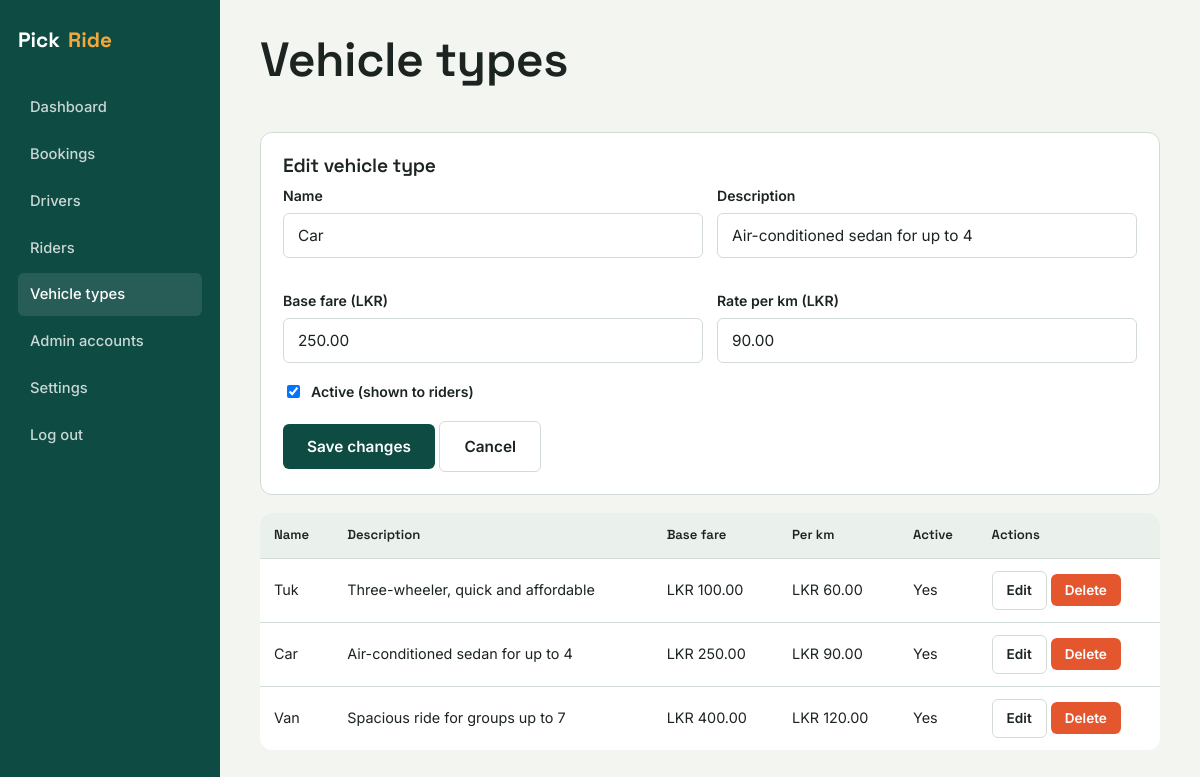
/admin/vehicle-types.php?edit=2 (signed in), run on the app's committed database.
### tables this page shows
CREATE TABLE vehicle_types (
    id INT AUTO_INCREMENT PRIMARY KEY,
    name VARCHAR(50) NOT NULL,
    description VARCHAR(255),
    base_fare DECIMAL(10,2) NOT NULL,
    rate_per_km DECIMAL(10,2) NOT NULL,
    icon VARCHAR(50) DEFAULT 'tuk',
    is_active TINYINT(1) DEFAULT 1
);

### includes/functions.php (called while the page is built, shortened)
<?php
function e($value): string
{
    return htmlspecialchars((string)$value, ENT_QUOTES, 'UTF-8');
}

### admin/vehicle-types.php (the view, shortened to what this page needs)
<?php
require_once __DIR__ . '/../config/db.php';
require_once __DIR__ . '/../includes/functions.php';
$editing = null;
if (isset($_GET['edit'])) {
    $stmt = $pdo->prepare('SELECT * FROM vehicle_types WHERE id = ?');
    $stmt->execute([(int)$_GET['edit']]);
    $editing = $stmt->fetch();
}
$vehicleTypes = $pdo->query('SELECT * FROM vehicle_types ORDER BY base_fare')->fetchAll();
require __DIR__ . '/includes/admin_header.php';
?>
<div class="admin-topbar"><h1>Vehicle types</h1></div>
<div class="card">
  <h3><?= $editing ? 'Edit vehicle type' : 'Add a vehicle type' ?></h3>
  <form method="post">
    <div style="display:grid; grid-template-columns:1fr 1fr; gap:14px;">
      <div class="field">
        <label>Name</label>
        <input type="text" name="name" value="<?= e($editing['name'] ?? '') ?>" required>
      </div>
      <div class="field">
        <label>Description</label>
        <input type="text" name="description" value="<?= e($editing['description'] ?? '') ?>">
      </div>
      <div class="field">
        <label>Base fare (LKR)</label>
        <input type="number" step="0.01" name="base_fare" value="<?= e($editing['base_fare'] ?? '') ?>" required>
      </div>
      <div class="field">
        <label>Rate per km (LKR)</label>
        <input type="number" step="0.01" name="rate_per_km" value="<?= e($editing['rate_per_km'] ?? '') ?>" required>
      </div>
    </div>
    <div class="field" style="display:flex; align-items:center; gap:8px;">
      <input type="checkbox" name="is_active" id="is_active" style="width:auto;" <?= (!isset($editing) || $editing['is_active']) ? 'checked' : '' ?>>
      <label for="is_active" style="margin:0;">Active (shown to riders)</label>
    </div>
    <button type="submit" class="btn btn-dark"><?= $editing ? 'Save changes' : 'Add vehicle type' ?></button>
    <?php if ($editing): ?><a href="<?= BASE_URL ?>/admin/vehicle-types.php" class="btn btn-outline" style="color:var(--ink-900); border-color:var(--border);">Cancel</a><?php endif; ?>
  </form>
</div>
<table class="data-table">
  <thead>
    <tr><th>Name</th><th>Description</th><th>Base fare</th><th>Per km</th><th>Active</th><th>Actions</th></tr>
  </thead>
  <tbody>
    <?php foreach ($vehicleTypes as $v): ?>
      <tr>
        <td><?= e($v['name']) ?></td>
        <td><?= e($v['description']) ?></td>
        <td>LKR <?= number_format($v['base_fare'], 2) ?></td>
        <td>LKR <?= number_format($v['rate_per_km'], 2) ?></td>
        <td><?= $v['is_active'] ? 'Yes' : 'No' ?></td>
        <td>
          <a href="?edit=<?= e($v['id']) ?>" class="btn btn-small btn-outline" style="color:var(--ink-900); border-color:var(--border);">Edit</a>
          <form method="post" style="display:inline;" onsubmit="return confirm('Delete this vehicle type?');">
            <button type="submit" class="btn btn-small btn-danger">Delete</button>
          </form>
        </td>
      </tr>
    <?php endforeach; ?>
  </tbody>
</table>
<?php require __DIR__ . '/includes/admin_footer.php'; ?>

### assets/css/style.css (style rules this page uses)
:root { --teal-900: #0E4B43; --teal-700: #146058; --teal-050: #E7F0EE; --amber-500: #F2A83B; --amber-600: #DB921F; --ink-900: #1B2420; --ink-600: #4C5751; --paper: #F3F5F1; --paper-raised: #FFFFFF; --sage-200: #D9E4DB; --sage-100: #EAF1EC; --coral-500: #E4572E; --border: #D3DBD5; --font-display: 'Space Grotesk', 'Segoe UI', sans-serif; --font-body: 'Inter', 'Segoe UI', sans-serif; --radius-s: 6px; --radius-m: 12px; --radius-l: 20px; --shadow-card: 0 1px 2px rgba(27,36,32,0.06), 0 8px 24px rgba(27,36,32,0.08); }
* { box-sizing: border-box; }
html { scroll-behavior: smooth; }
body { margin: 0; font-family: var(--font-body); color: var(--ink-900); background: var(--paper); line-height: 1.55; }
h1, h2, h3, h4 { font-family: var(--font-display); margin: 0 0 0.4em; line-height: 1.15; font-weight: 600; letter-spacing: -0.01em; }
h1 { font-size: clamp(2.1rem, 4vw, 3.2rem); }
h3 { font-size: 1.2rem; }
a { color: var(--teal-900); }
.btn { display: inline-flex; align-items: center; justify-content: center; gap: 8px; padding: 13px 24px; border-radius: var(--radius-s); font-family: var(--font-body); font-weight: 600; font-size: 0.96rem; border: none; cursor: pointer; text-decoration: none; transition: transform 0.12s ease, box-shadow 0.12s ease; }
.btn-outline { background: transparent; color: var(--paper-raised); border: 1.5px solid rgba(255,255,255,0.5); }
.btn-dark { background: var(--teal-900); color: #fff; }
.btn-danger { background: var(--coral-500); color: #fff; }
.btn-small { padding: 8px 14px; font-size: 0.85rem; }
label { display: block; font-size: 0.88rem; font-weight: 600; color: var(--ink-900); margin-bottom: 6px; }
input, select, textarea { width: 100%; padding: 12px 14px; border: 1.5px solid var(--border); border-radius: var(--radius-s); font-family: var(--font-body); font-size: 0.96rem; background: #fff; color: var(--ink-900); }
.field { margin-bottom: 18px; }
.card { background: var(--paper-raised); border: 1px solid var(--border); border-radius: var(--radius-m); padding: 22px; margin-bottom: 18px; }
table.data-table { width: 100%; border-collapse: collapse; background: var(--paper-raised); border-radius: var(--radius-m); overflow: hidden; }
table.data-table th, table.data-table td { text-align: left; padding: 12px 14px; border-bottom: 1px solid var(--border); font-size: 0.9rem; }
table.data-table th { background: var(--sage-100); font-family: var(--font-display); font-weight: 600; font-size: 0.82rem; }
table.data-table tr:last-child td { border-bottom: none; }
.admin-topbar { display: flex; justify-content: space-between; align-items: center; margin-bottom: 26px; }

### data on the page
vehicle_types: name "Car", description "Air-conditioned sedan for up to 4", base_fare "250.00", rate_per_km "90.00", is_active "☑", shows "Yes"
vehicle_types: name "Tuk", description "Three-wheeler, quick and affordable", base_fare "100.00", rate_per_km "60.00", is_active "Yes"
vehicle_types: name "Van", description "Spacious ride for groups up to 7", base_fare "400.00", rate_per_km "120.00", is_active "Yes"

### other printed values
$label "Dashboard"
$label "Bookings"
$label "Drivers"
$label "Riders"
$label "Vehicle types"
$label "Admin accounts"
$label "Settings"
